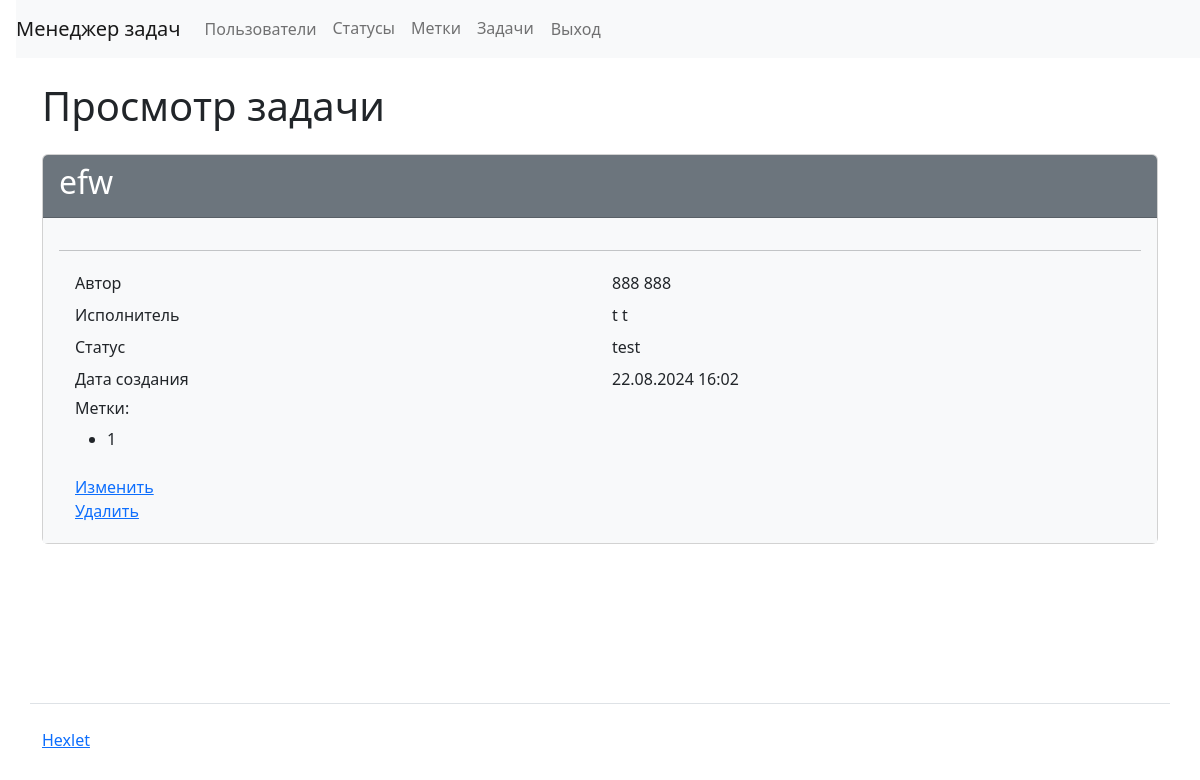
/tasks/20/ (signed in), run on the app's committed database.
### task_manager/tasks/models.py (models this page shows, shortened)
class Task(models.Model):
    author = models.ForeignKey(CustomUser,
                               on_delete=models.PROTECT,
                               related_name='created_tasks'
                               )
    executor = models.ForeignKey(CustomUser,
                                 null=True,
                                 blank=True,
                                 on_delete=models.PROTECT,
                                 related_name='executed_tasks'
                                 )
    name = models.CharField(max_length=255)
    description = models.TextField(blank=True)
    status = models.ForeignKey(Status, on_delete=models.PROTECT,
                               related_name='tasks', default=1)
    labels = models.ManyToManyField(Label,
                                    through='TaskLabel', related_name='tasks')
    created_at = models.DateTimeField(auto_now_add=True)
    updated_at = models.DateTimeField(auto_now=True)
    class Meta:
        ordering = ['-created_at']

### task_manager/users/models.py (models this page shows, shortened)
class CustomUser(AbstractUser, PermissionsMixin):
    objects = CustomUserManager()
    USERNAME_FIELD = 'username'
    REQUIRED_FIELDS = ['first_name', 'last_name', 'password']

### task_manager/statuses/models.py (models this page shows)
class Status(models.Model):
    name = models.CharField(max_length=150, unique=True)
    created_at = models.DateTimeField(auto_now_add=True)
    updated_at = models.DateTimeField(auto_now=True)
    objects = CustomStatusManager()
    def __str__(self):
        return self.name

### task_manager/labels/models.py (models this page shows, shortened)
class Label(Model):
    name = models.CharField(max_length=150, unique=True)
    created_at = models.DateTimeField(auto_now_add=True)
    updated_at = models.DateTimeField(auto_now=True)
    objects = CustomLabelManager()

### task_manager/tasks/views.py (the view)
class TaskDetailView(AuthRequiredMixin,
                     DetailView):
    model = Task
    template_name = 'tasks/info.html'

### task_manager/tools.py (called while the page is built)
    def dispatch(self, request, *args, **kwargs):
        if not request.user.is_authenticated:
            messages.error(
                request, _("You are not logged in! Please sign in."),
                extra_tags='danger')
            return redirect('login')
        return super().dispatch(request, *args, **kwargs)

### task_manager/templates/tasks/info.html (shortened to what this page needs)
{% extends "main.html" %}
{% load i18n %}
{% block content %}
 <div class="container wrapper flex-grow-1">
      <h1 class="my-4">
{% trans "Task info" %}
      </h1>
<div class="card">
  <div class="card-header bg-secondary text-white">
    <h2>{{task.name}}</h2>
  </div>
  <div class="card-body bg-light">
    <hr>
    <div class="container">
      <div class="row p-1">
        <div class="col">{% trans "Author" %}</div>
        <div class="col">{{ task.author.first_name }} {{ task.author.last_name }}</div>
      </div>
      <div class="row p-1">
        <div class="col">{% trans "Executor" %}</div>
        <div class="col">
          {% if task.executor %}
    {{ task.executor.first_name }} {{ task.executor.last_name }}
{% else %}
    None
{% endif %}
          </div>
      </div>
      <div class="row p-1">
        <div class="col">{% trans "Status" %}</div>
        <div class="col">{{ task.status }}</div>
      </div>
      <div class="row p-1">
        <div class="col">{% trans "Created at" %}</div>
        <div class="col">{{ task.created_at|date:"d.m.Y H:i" }}</div>
      </div>
      <div class="row p-1">
        <div class="col">
          <h6>{% trans "Labels" %}:</h6>
<ul>
{% for label in task.labels.all %}
    <li>{{ label.name }}</li>
{% endfor %}
</ul>
        </div>
      </div>
      <div class="row p-1">
        <div class="col">
          <a href="{% url 'tasks:task_update' task.pk %}">{% trans "Edit" %}</a>
          <br>
          <a href="{% url 'tasks:task_delete' task.pk %}">{% trans "Delete" %}</a>
        </div>
      </div>
    </div>
  </div>
</div>
   </div>
{% endblock %}

### data on the page
Task: name "efw", author.first_name "888", author.last_name "888", executor.first_name "t", executor.last_name "t", status "test", created_at "22.08.2024 16:02"
Label: name "1"
